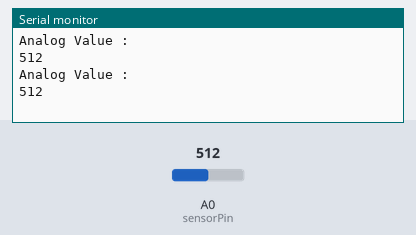
Bench run of a sketch on a simulated Arduino Uno, built with avr-gcc and run on an emulated ATmega328P. Shown: the last lines printed to the serial monitor. The inputs (shaded band) are chosen by the test bench; at power-on: A0 (sensorPin) = 512.

Above: at 1.8 s.
1.9 s: A0 (sensorPin) set to 716
At 2.8 s:
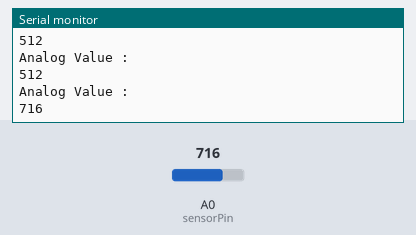
3.4 s: A0 (sensorPin) set to 900
At 4.8 s:
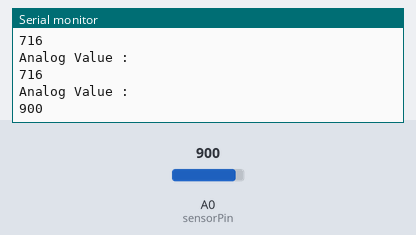
Timing chart, 0 to 6.4 s (numbered marks = the images above; inputs shaded):
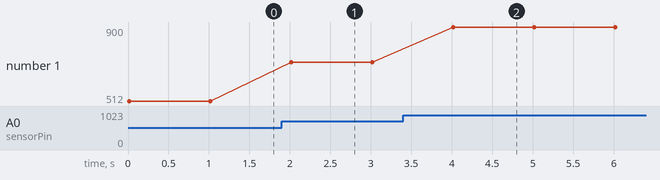

Measured:
- after the input at 1.9 s, the serial monitor: prints a new line after 0.12 s (image 1)
- after the input at 3.4 s, the serial monitor: prints a new line after 0.62 s (image 2)
- plotted number 1: 512 → 716 after the input at 1.9 s, 716 → 900 after the input at 3.4 s

The sketch:

Soil_moisture.ino
```cpp
int sensorPin = A0;
int sensorValue;
int limit = 300;

void setup() {
 Serial.begin(9600);
 //pinMode(13, OUTPUT);
}

void loop() {

 sensorValue = analogRead(sensorPin);
 Serial.println("Analog Value : ");
 Serial.println(sensorValue);
 if (sensorValue<limit) {
 digitalWrite(LED_BUILTIN,HIGH);
 //digitalWrite(13, HIGH);
 }
 else {
 digitalWrite(LED_BUILTIN,LOW);
 //digitalWrite(13, LOW);
 }

 delay(1000);
}
```
